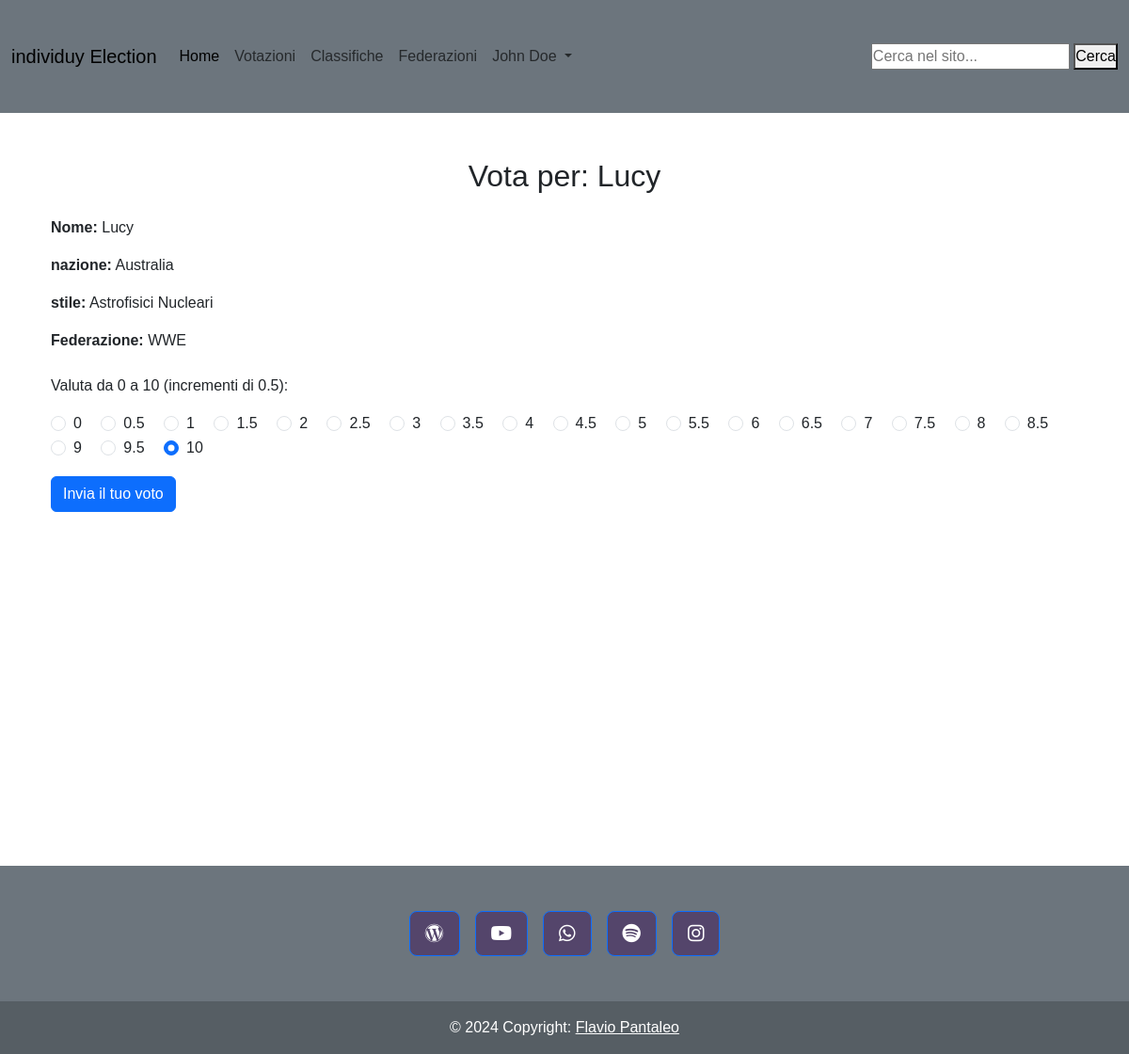
Screenshot of /index.php?page=vota_wrestler&id_wrestler=4&id_ranking=16 (signed in) with the database file from the repository.
### tables this page shows
CREATE TABLE `users` (
  `id_user` int(11) NOT NULL,
  `fullname` varchar(200) DEFAULT NULL,
  `email` varchar(200) DEFAULT NULL,
  `username` varchar(200) DEFAULT NULL,
  `image_path` varchar(200) DEFAULT NULL,
  `password` varchar(200) DEFAULT NULL,
  `created_at` timestamp NOT NULL DEFAULT current_timestamp(),
  `role` varchar(50) DEFAULT 'user',
  `reset_token` varchar(255) DEFAULT NULL,
  `token_expiry` datetime DEFAULT NULL
);

CREATE TABLE `wrestlers` (
  `id_wrestler` int(11) NOT NULL,
  `name` varchar(200) DEFAULT NULL,
  `country` varchar(200) DEFAULT NULL,
  `category_id` int(11) DEFAULT NULL,
  `federation_id` int(11) DEFAULT NULL,
  `is_active` tinyint(1) DEFAULT 1
);

CREATE TABLE `categories` (
  `category_id` int(11) NOT NULL,
  `name` varchar(255) NOT NULL
);

CREATE TABLE `federations` (
  `id_federation` int(11) NOT NULL,
  `name` varchar(200) DEFAULT NULL,
  `description` text DEFAULT NULL
);

### app/Controllers/UserController.php (called while the page is built, shortened)
<?php
class UserController {
    private $userDAO;
    public function __construct() {
        $this->userDAO = new UserDAO();
    }
    public function getSingleUser($id) {
        return $this->userDAO->getSingleUser($id);
    }
}

### app/Core/DB.php (called while the page is built, shortened)
<?php
class DB {
    protected function connect (){
        try {
            $localHost = $_ENV['DB_HOST'];
            $dbname = $_ENV['DB_NAME'];
            $user = $_ENV['DB_USER'];
            $pass = $_ENV['DB_PASS'];
            $conn = new PDO("mysql:host=".$localHost.";dbname=".$dbname.";",$user, $pass);
            return $conn;
        } catch (PDOException $e) {
            echo $e->getMessage() . "<br> Database Connection Error";
            die();
        }
    }
}
?>

### app/DAO/UserDao.php (called while the page is built, shortened)
<?php
class UserDAO extends DB {
    public function getSingleUser($id) {
        try {
            $stmt = $this->connect()->prepare("SELECT * FROM users WHERE id_user = ?");
            $stmt->execute([$id]);
            $userDB = $stmt->fetch(PDO::FETCH_ASSOC);
            if ($userDB) {
                return new User($userDB['id_user'], $userDB['fullname'], $userDB['email'], $userDB['username'], $userDB['image_path'], $userDB['role']);
            }
            return null;
        } catch (PDOException $e) {
            error_log("PDOException in getSingleUser: " . $e->getMessage());
            return null;
        }
    }
}

### app/Models/User.php (called while the page is built, shortened)
<?php
class User {
    public function __construct($id, $fullname, $email, $username, $user_pic, $role) {
        $this->fullname = $fullname;
    }
}
?>

### app/Controllers/WrestlerController.php (called while the page is built, shortened)
<?php
class WrestlerController {
    private $wrestlerDAO;
    public function __construct() {
        $this->wrestlerDAO = new WrestlerDAO();
    }
    public function getSingleWrestlerPerId($id) {
        return $this->wrestlerDAO->getSingleWrestlerPerId($id);
    }
}

### app/DAO/WrestlerDAO.php (called while the page is built, shortened)
<?php
class WrestlerDAO extends DB {
    public function getSingleWrestlerPerId($id) {
        try {
            $stmt = $this->connect()->prepare("SELECT w.id_wrestler, w.name, w.country, w.category_id, w.federation_id, f.name AS federation, w.is_active
                                              FROM wrestlers w
                                              LEFT JOIN federations f ON w.federation_id = f.id_federation
                                              WHERE w.id_wrestler = ?");
            $stmt->execute([$id]);
            $wrestlerDB = $stmt->fetch(PDO::FETCH_ASSOC);
            if ($wrestlerDB) {
                return new Wrestler(
                    $wrestlerDB['id_wrestler'],
                    $wrestlerDB['name'],
                    $wrestlerDB['country'],
                    $wrestlerDB['category_id'],
                    $wrestlerDB['federation_id'],
                    $wrestlerDB['is_active']
                );
            }
            return null;
        } catch (PDOException $e) {
            error_log("PDOException in getSingleWrestlerPerId: " . $e->getMessage());
            return null;
        }
    }
}

### app/Models/Wrestler.php (called while the page is built, shortened)
<?php
class Wrestler {
    public function __construct($id, $name, $country, $categoryId, $federationId, $is_active) {
        $this->name = $name;
        $this->country = $country;
        $this->categoryId = $categoryId;
        $this->federationId = $federationId;
    }
}
?>

### app/Controllers/CategoryController.php (called while the page is built, shortened)
<?php
class CategoryController {
    private $categoryDAO;
    public function __construct() {
        $this->categoryDAO = new CategoryDAO();
    }
    public function getSingleCategory($id) {
        return $this->categoryDAO->getSingleCategory($id);
    }
}

### app/DAO/CategoryDAO.php (called while the page is built, shortened)
<?php
class CategoryDAO extends DB {
    public function getSingleCategory($id) {
        $stmt = $this->connect()->prepare("SELECT * FROM categories WHERE category_id = ?");
        $stmt->execute([$id]);
        $data = $stmt->fetch(PDO::FETCH_ASSOC);
        return $data ? new Category($data['category_id'], $data['name']) : null;
    }
}

### app/Models/Category.php (called while the page is built, shortened)
<?php
class Category {
    public function __construct($id, $categoryName) {
        $this->categoryName = $categoryName;
    }
}
?>

### app/Controllers/FederationController.php (called while the page is built, shortened)
<?php
class FederationController {
    private $federationDAO;
    public function __construct() {
        $this->federationDAO = new FederationDAO();
    }
    public function getFederationPerId($id) {
        return $this->federationDAO->getFederationPerId($id);
    }
}

### app/DAO/FederationDAO.php (called while the page is built, shortened)
<?php
class FederationDAO extends DB {
    public function getFederationPerId($id) {
        try {
            $stmt = $this->connect()->prepare("SELECT * FROM federations WHERE id_federation = ?");
            $stmt->execute([$id]);
            $federationDB = $stmt->fetch(PDO::FETCH_ASSOC);
            if ($federationDB) {
                return new Federation(
                    $federationDB['id_federation'],
                    $federationDB['name'],
                    $federationDB['description']
                );
            }
            return null;
        } catch (PDOException $e) {
            error_log("PDOException in getFederationPerId: " . $e->getMessage());
            return null;
        }
    }
}

### app/Models/Federation.php (called while the page is built, shortened)
<?php
class Federation {
    public function __construct($id, $name, $description) {
        $this->name = $name;
    }
}
?>

### resources/Views/votazioni/single_wrestler/vota_wrestler.php (the view, shortened to what this page needs)
<?php
if (!$_GET['id_wrestler'] || !$_SESSION['userId']) {
    echo "<script>alert('Effettua il login prima di votare')</script>";
    echo "<script>window.location.href='href='" . ROOT . "/index.php?page=home'</script>";
} else {
    $wrestlerId = $_GET['id_wrestler'] ?? null;
    $wrestlerDetails = $wrestlerController->getSingleWrestlerPerId($wrestlerId);
}
?>
<main class="container">
    <div class="container py-5">
        <h2 class="text-center mb-4">Vota per: <?= htmlspecialchars($wrestlerDetails->name); ?></h2>
        <div class="wrestler-details mb-4">
            <p><strong>Nome:</strong> <?= htmlspecialchars($wrestlerDetails->name); ?></p>
            <p><strong>nazione:</strong> <?= htmlspecialchars($wrestlerDetails->country); ?></p>
            <?php if($wrestlerDetails->categoryId != '') : ?>
                <?php
                    $categoryName = $categoryController->getSingleCategory($wrestlerDetails->categoryId)->categoryName;
                ?>
                <p><strong>stile:</strong> <?= htmlspecialchars($categoryName); ?></p>
            <?php endif; ?>
            <?php if($wrestlerDetails->federationId != '') : ?>
                <?php
                    $federation = $federationController->getFederationPerId($wrestlerDetails->federationId);
                ?>
                <p><strong>Federazione:</strong> <?= htmlspecialchars($federation->name);?> </p>
            <?php else : ?>
                <p><strong>Federazione non disponibile</strong></p>
            <?php endif; ?>
        </div>
        <form action="<?php echo ROOT; ?>/resources/Views/votazioni/submit_vote.php" method="post">
            <p>Valuta da 0 a 10 (incrementi di 0.5):</p>
            <?php for ($i = 0; $i <= 20; $i++): ?>
                <?php $value = $i / 2; ?>
                <div class="form-check form-check-inline">
                    <input class="form-check-input" type="radio" name="rating" id="rating-<?= $value ?>" value="<?= $value ?>" <?= $i === 20 ? 'checked' : '' ?>>
                    <label class="form-check-label" for="rating-<?= $value ?>"><?= $value ?></label>
                </div>
            <?php endfor; ?>
            <div class="mt-3">
                <button type="submit" class="btn btn-primary">Invia il tuo voto</button>
            </div>
        </form>
    </div>
</main>

### includes/header.php (shortened to what this page needs)
<?php
if (isset($_SESSION['userId'])) {
    $userId = $_SESSION['userId'];
    $singleUser = $userController->getSingleUser($userId);
}
?>
<!DOCTYPE html>
<html lang="it">
<head>
    <link rel="stylesheet" href="<?php echo ROOT; ?>/node_modules/@fortawesome/fontawesome-free/css/all.min.css">
    <link rel="stylesheet" href="<?php echo ROOT; ?>/node_modules/bootstrap/">
    <link rel="stylesheet" href="<?php echo ROOT; ?>/assets/public/css/styles.css">
</head>
<body>
<header class="">
    <nav class="navbar navbar-expand-lg navbar-light bg-secondary">
        <div class="container-fluid">
            <a class="navbar-brand" href="index.php?page=home">individuy Election</a>
            <div class="collapse navbar-collapse" id="navbarSupportedContent">
            <ul class="navbar-nav me-auto mb-2 mb-lg-0">
                <li class="nav-item">
                <a class="nav-link active" aria-current="page" href="index.php?page=home">Home</a>
                </li>
                <li class="nav-item">
                    <a class="nav-link" href="index.php?page=lists">Votazioni</a>
                </li>
                <li class="nav-item">
                    <a class="nav-link" href="index.php?page=indice_classifiche">Classifiche</a>
                </li>
                <li class="nav-item">
                    <a class="nav-link" href="index.php?page=federation_list">Federazioni</a>
                </li>
                <li class="nav-item dropdown">
                    <a class="nav-link dropdown-toggle" href="#" id="navbarDropdown" role="button" data-bs-toggle="dropdown" aria-expanded="false">
                        <?= isset($_SESSION['fullname']) ? $singleUser->fullname : 'Utente' ?>
                    </a>
                </li>
            </ul>
            <form action="index.php?page=search" method="get">
                <input type="text" name="query" placeholder="Cerca nel sito..." required>
                <button type="submit">Cerca</button>
            </form>
            </div>
        </div>
    </nav>
</header>

### rows the page displays
users: fullname "John Doe"
wrestlers: name "Lucy", country "Australia", category.name "Astrofisici Nucleari"
federations: name "WWE"

### other values shown
$value "0"
$value "0.5"
$value "1"
$value "1.5"
$value "2"
$value "2.5"
$value "3"
$value "3.5"
$value "4"
$value "4.5"
$value "5"
$value "5.5"
$value "6"
$value "6.5"
$value "7"
